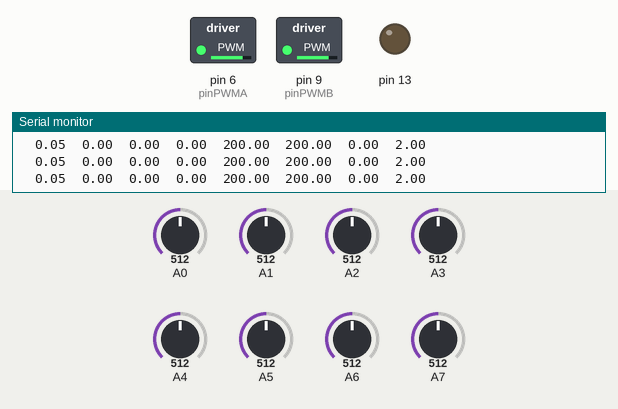
The sketch below on a simulated Arduino Uno, built with avr-gcc and run on an emulated ATmega328P. Parts: switched loads named in the sketch (green lamp = pin HIGH), output pins drawn as LEDs (lit = HIGH), the last lines printed to the serial monitor. Inputs (shaded band) come from the test bench; at power-on: A1 = 512, A0 = 512, A6 = 512, A5 = 512, A2 = 512, A3 = 512, A4 = 512, A7 = 512.

Above: at 12.7 s.
12.8 s: A1 set to 390
At 14.0 s:
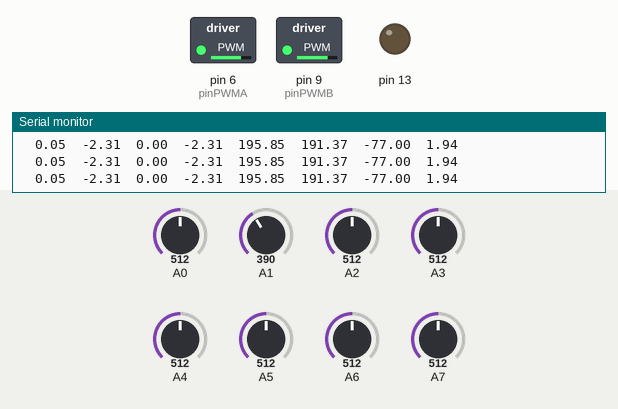
14.3 s: A0 set to 390
At 15.5 s:
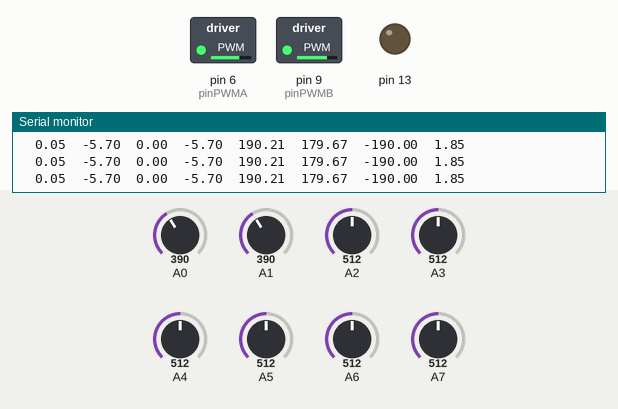
15.8 s: A0 set to 716
At 16.2 s:
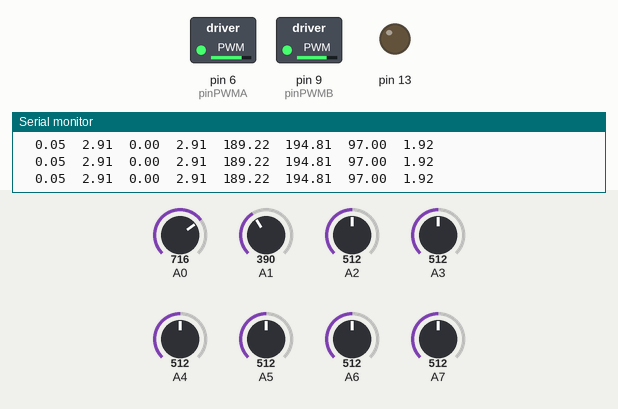
17.3 s: A6 set to 716
At 17.9 s:
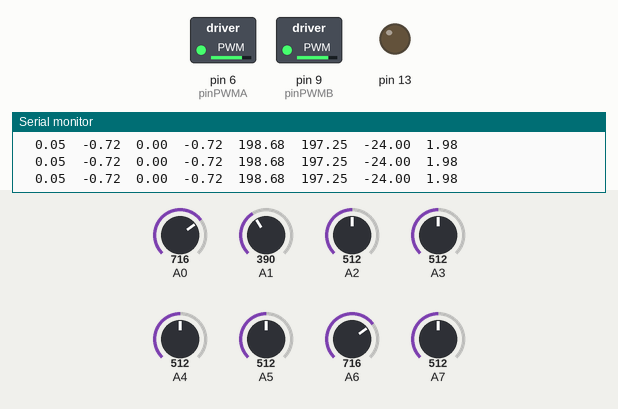
20.3 s: A5 set to 480
At 20.7 s:
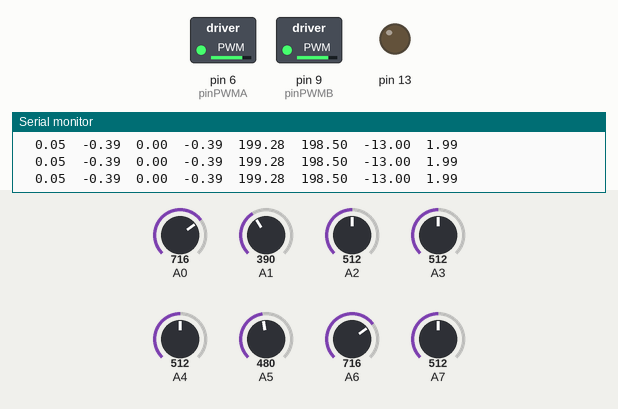
21.8 s: A5 set to 463
At 22.2 s:
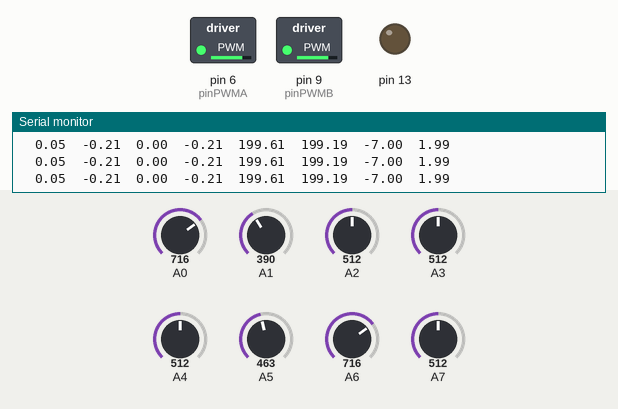
Timing chart, 0 to 24.3 s (numbered marks = the images above; inputs shaded):
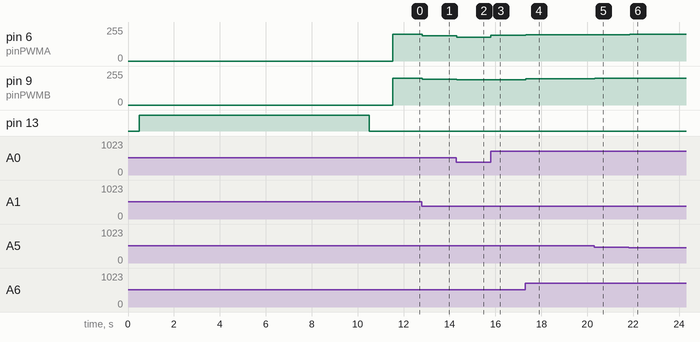

The sketch:

Natcar_last.ino
```cpp
#include <QTRSensors.h>


#define NUM_SENSORS             8  // number of sensors used
#define NUM_SAMPLES_PER_SENSOR  4  // average 4 analog samples per sensor reading
#define EMITTER_PIN             2  // emitter is controlled by digital pin 2
const int pinPWMA = 6;
const int pinAIN2 = 4;
const int pinAIN1 = 5;
const int pinBIN1 = 8;
const int pinBIN2 = 3;
const int pinPWMB = 9;
//const int pinSTBY = 12;
float MD=0;
float MI=0;
float dArray = 0;
float diff = 0;
float kp = 0.03;
float ki = 0.00;
float kv = 1;
float P = 0;
float I = 0;
float Ia = 0;
float dt = 0;
float vcm = 100;
double t=0;
// sensors 0 through 5 are connected to analog inputs 0 through 5, respectively
QTRSensorsAnalog qtra((unsigned char[]) {7, 6, 5, 4, 3, 2, 1, 0},
  NUM_SENSORS, NUM_SAMPLES_PER_SENSOR, EMITTER_PIN);
unsigned int sensorValues[NUM_SENSORS];


void setup()
{
  delay(500);
  pinMode(13, OUTPUT);
  digitalWrite(13, HIGH);    // turn on Arduino's LED to indicate we are in calibration mode
  for (int i = 0; i < 400; i++)  // make the calibration take about 10 seconds
  {
    qtra.calibrate();       // reads all sensors 10 times at 2.5 ms per six sensors (i.e. ~25 ms per call)
  }
  digitalWrite(13, LOW);     // turn off Arduino's LED to indicate we are through with calibration

  // print the calibration minimum values measured when emitters were on
  Serial.begin(9600);
  for (int i = 0; i < NUM_SENSORS; i++)
  {
    Serial.print(qtra.calibratedMinimumOn[i]);
    Serial.print(' ');
  }
  Serial.println();

  // print the calibration maximum values measured when emitters were on
  for (int i = 0; i < NUM_SENSORS; i++)
  {
    Serial.print(qtra.calibratedMaximumOn[i]);
    Serial.print(' ');
  }
  Serial.println();
  Serial.println();
  delay(1000);

  // motores

}


void loop()
{
  // read calibrated sensor values and obtain a measure of the line position from 0 to 5000
  // To get raw sensor values, call:
  //  qtra.read(sensorValues); instead of unsigned int position = qtra.readLine(sensorValues);
  int position = qtra.readLine(sensorValues);

  // print the sensor values as numbers from 0 to 1000, where 0 means maximum reflectance and
  // 1000 means minimum reflectance, followed by the line position
  for (unsigned char i = 0; i < NUM_SENSORS; i++)
  {
  //  Serial.print(sensorValues[i]);
  //  Serial.print('\t');
  }
  //Serial.println(); // uncomment this line if you are using raw values
 // Serial.println(position); // comment this line out if you are using raw values
  dArray = (position- 3500)*1 ;
  dt=micros()/1000000.0-t;
  I = Ia+ki*dArray*dt ;
  t=micros()/1000000.0;
  P = kp*dArray ;
  diff = P + I;
  MI = (2*vcm-diff)/2  ;
  MD = (2*vcm+diff)/2  ;
  kv= (1400000/(3*abs(dArray)+7000))/vcm;
  MI=kv*MI;
  MD=kv*MD;
  MI= max(min(MI,255),-255);
  MD= max(min(MD,255),-255);
  if (kv == 0.8){
    if (MD<MI) MD=0;
    else MI=0;
    }

  motores(MD,MI);
  delay(10);
    Serial.print(MI);
    Serial.print('\t');
    Serial.print(MD);
    Serial.print('\t');
    Serial.print(dArray);
    Serial.print('\t');
    Serial.println(kv);
    Serial.print('\t');
    Serial.print(dt);
    Serial.print('\t');
    Serial.print(P);
    Serial.print('\t');
    Serial.print(I);
    Serial.print('\t');
    Serial.print(diff);
    Serial.print('\t');
Ia = I ;
}

void motores(int izq, int der)
{
  if(izq>=0)
  {
    digitalWrite(pinAIN1,HIGH);
    digitalWrite(pinAIN2,LOW);
    analogWrite(pinPWMA,izq);
  }
  if(izq<0)
  {
    digitalWrite(pinAIN1,LOW);
    digitalWrite(pinAIN2,HIGH);
    //izq=izq*-1;
    analogWrite(pinPWMA,abs(izq));
  }

  if(der>=0)
  {
    digitalWrite(pinBIN1,HIGH);
    digitalWrite(pinBIN2,LOW);
    analogWrite(pinPWMB,der);
  }
  if(der<0)
  {
    digitalWrite(pinBIN1,LOW);
    digitalWrite(pinBIN2,HIGH);
    //der=der*-1;
    analogWrite(pinPWMB,abs(der));
  }
}
```

Measured:
- after the input at 12.8 s, pin 6 (pinPWMA): 200/255 → 191/255 at once; pin 9 (pinPWMB): 200/255 → 195/255 at once
- after the input at 14.3 s, pin 6 (pinPWMA): 191/255 → 179/255 at once; pin 9 (pinPWMB): 195/255 → 190/255 at once
- after the input at 15.8 s, pin 6 (pinPWMA): 179/255 → 194/255 at once; pin 9 (pinPWMB): 190/255 → 189/255 at once
- after the input at 17.3 s, pin 6 (pinPWMA): 194/255 → 197/255 at once; pin 9 (pinPWMB): 189/255 → 198/255 at once
- after the input at 20.3 s, pin 6 (pinPWMA): 197/255 → 198/255 at once; pin 9 (pinPWMB): 198/255 → 199/255 at once
- after the input at 21.8 s, pin 6 (pinPWMA): 198/255 → 199/255 at once
